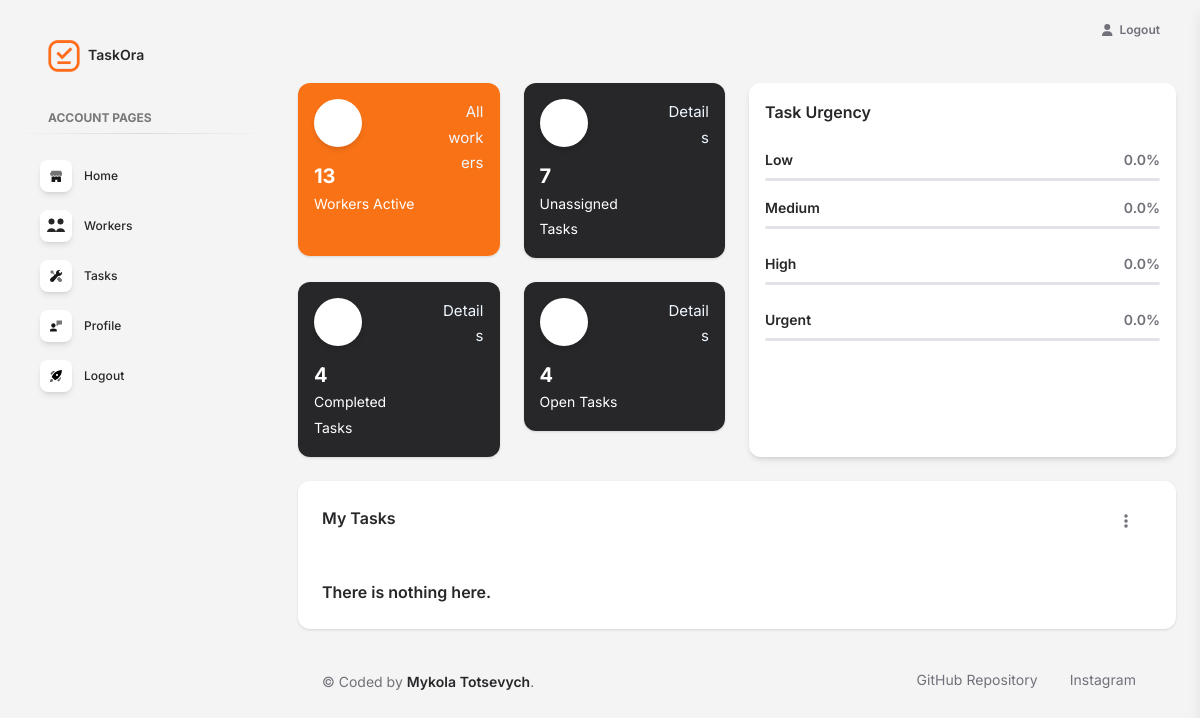
/ (signed in), run on an earlier commit of the app's database.
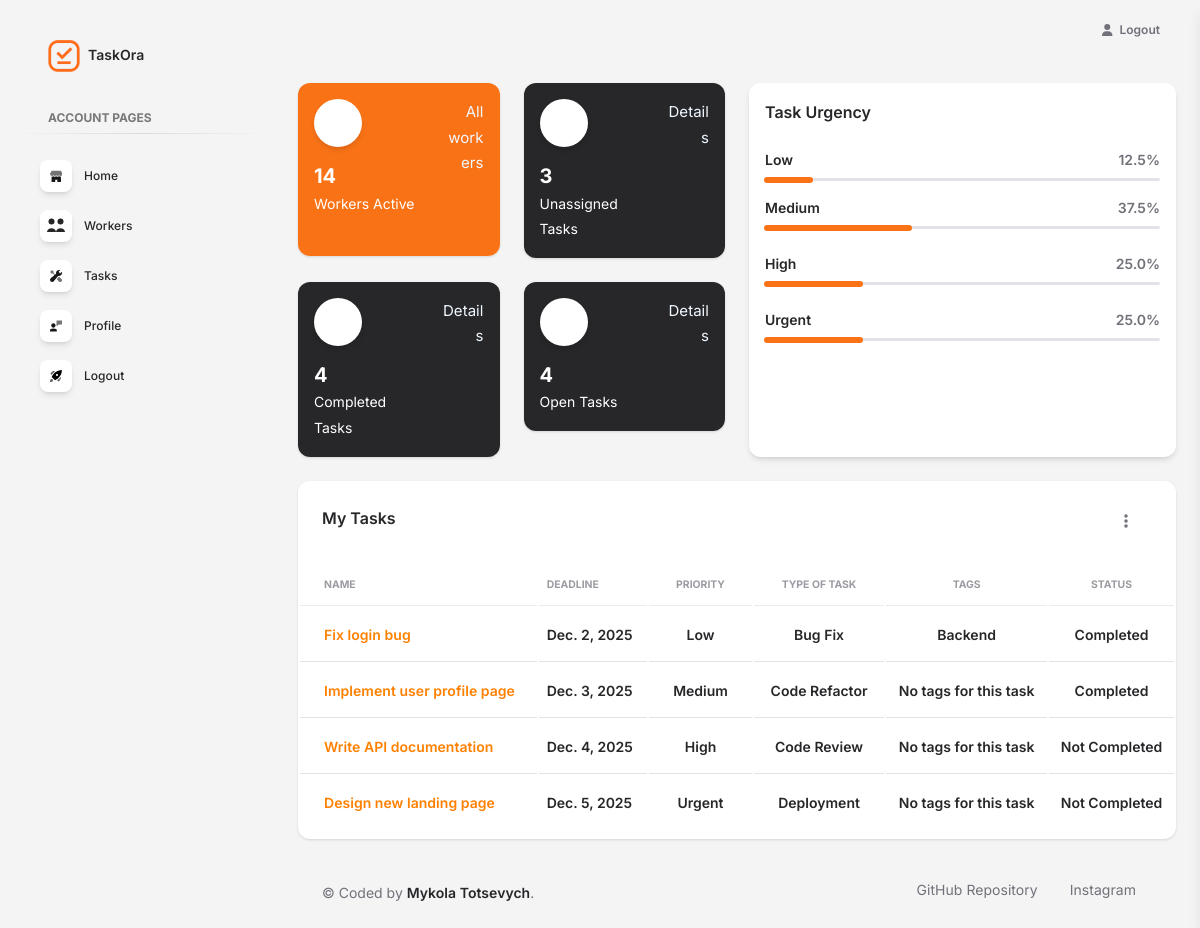
And on a later commit of the database.
### task_manager/models.py (models this page shows, shortened)
class Task(models.Model):
    PRIORITY_CHOICES = [
        ("Low", "Low"),
        ("Medium", "Medium"),
        ("High", "High"),
        ("Urgent", "Urgent"),
    ]
    name = models.CharField(max_length=255)
    description = models.TextField()
    deadline = models.DateField(null=True, blank=True)
    is_completed = models.BooleanField(default=False)
    priority = models.CharField(max_length=10, choices=PRIORITY_CHOICES)
    task_type = models.ForeignKey(
        TaskType,
        on_delete=models.CASCADE,
        related_name="tasks"
    )
    tags = models.ManyToManyField(Tag, related_name="tasks")
    assignees = models.ManyToManyField(settings.AUTH_USER_MODEL, related_name="tasks")

class TaskType(models.Model):
    name = models.CharField(max_length=255, unique=True)
    class Meta:
        ordering = ("name",)
    def __str__(self):
        return self.name

class Tag(models.Model):
    name = models.CharField(max_length=255, unique=True)
    class Meta:
        ordering = ("name",)
    def __str__(self):
        return self.name

### task_manager/views.py (the view)
# urls.py: path("", index, name="index"),
@login_required
def index(request: HttpRequest) -> HttpResponse:
    num_of_workers = Worker.objects.filter(is_active=True).count()
    num_of_completed_tasks = Task.objects.filter(is_completed=True).count()
    num_of_not_completed_tasks = Task.objects.filter(is_completed=False).count()
    num_of_unassigned_tasks = Task.objects.filter(assignees__isnull=True).count()
    num_of_all_tasks = Task.objects.count()
    percentage_of_low_priority_tasks = round(
            Task.objects.filter(priority="Low").count() * 100 / num_of_all_tasks, 1
    )
    percentage_of_medium_priority_tasks = round(
            Task.objects.filter(priority="Medium").count() * 100 / num_of_all_tasks, 1
    )
    percentage_of_high_priority_tasks = round(
            Task.objects.filter(priority="High").count() * 100 / num_of_all_tasks, 1
    )
    percentage_of_urgent_priority_tasks = round(
            Task.objects.filter(priority="Urgent").count() * 100 / num_of_all_tasks, 1
    )
    worker_task_list = (
        Task.objects.filter(assignees__id=request.user.id)
        .select_related("task_type")
        .prefetch_related("tags")
    )
    if request.GET.get("completed") == "Yes":
        worker_task_list = worker_task_list.filter(is_completed=True)
    elif request.GET.get("completed") == "No":
        worker_task_list = worker_task_list.filter(is_completed=False)
    context = {
        "num_of_workers": num_of_workers,
        "num_of_completed_tasks": num_of_completed_tasks,
        "num_of_not_completed_tasks": num_of_not_completed_tasks,
        "num_of_unassigned_tasks": num_of_unassigned_tasks,
        "percentage_of_low_priority_tasks": percentage_of_low_priority_tasks,
        "percentage_of_medium_priority_tasks": percentage_of_medium_priority_tasks,
        "percentage_of_high_priority_tasks": percentage_of_high_priority_tasks,
        "percentage_of_urgent_priority_tasks": percentage_of_urgent_priority_tasks,
        "worker_task_list": worker_task_list,
    }
    return render(request, "task_manager/index.html", context=context)

### task_manager/templatetags/admin_soft.py (called while the page is built)
@assignment_tag(takes_context=True)
def get_direction(context):
    res = {
        'panel': 'text-left',
        'notify': 'right',
        'float': 'float-right',
        'reverse_panel': 'text-right',
        'nav': 'ml-auto'
    }
    if context.get('LANGUAGE_BIDI'):
        res['panel'] = 'text-right'
        res['notify'] = 'left'
        res['float'] = ''
        res['reverse_panel'] = 'text-left'
        res['nav'] = 'mr-auto'
    return res

@assignment_tag(takes_context=True)
def get_admin_setting(context):
    res = {
    }
    return res

### templates/task_manager/index.html (shortened to what the changed rows need)
{% extends "layouts/base.html" %}
{% load static %}
{% block content %}
<div class="container-fluid py-4" style="width: 100%; max-width: 100vw; overflow-x: hidden">
  <div class="row">
    <div class="col-lg-6 col-12">
      <div class="row">
        <div class="col-lg-6 col-md-6 col-12">
          <div class="card">
            <div class="card-body p-3 position-relative">
              <div class="row">
                <div class="col-8 text-start">
                  <div class="icon icon-shape bg-white shadow text-center border-radius-2xl">
                  </div>
                  <h5 class="text-white font-weight-bolder mb-0 mt-3">
                    {{ num_of_workers }}
                  </h5>
                  <span class="text-white text-sm">Workers Active</span>
                </div>
              </div>
            </div>
          </div>
        </div>
        <div class="col-lg-6 col-md-6 col-12 mt-4 mt-md-0">
          <div class="card">
            <div class="card-body p-3 position-relative">
              <div class="row">
                <div class="col-8 text-start">
                  <div class="icon icon-shape bg-white shadow text-center border-radius-2xl">
                  </div>
                  <h5 class="text-white font-weight-bolder mb-0 mt-3">
                    {{ num_of_unassigned_tasks }}
                  </h5>
                  <span class="text-white text-sm">Unassigned Tasks</span>
                </div>
              </div>
            </div>
          </div>
        </div>
      </div>
      </div>
    <div class="col-lg-6 col-12 mt-4 mt-lg-0">
      <div class="card shadow h-100">
        <div class="card-body pb-0 p-3">
          <ul class="list-group">
            <li class="list-group-item border-0 d-flex align-items-center px-0 mb-0">
              <div class="w-100">
                <div class="d-flex mb-2">
                  <span class="me-2 text-sm font-weight-bold text-dark">Low</span>
                  <span class="ms-auto text-sm font-weight-bold">{{ percentage_of_low_priority_tasks }}%</span>
                </div>
                <div>
                  <div class="progress progress-md">
                    <div class="progress-bar bg-primary" style="width: {{ percentage_of_low_priority_tasks }}%" role="progressbar" aria-valuenow="{{ percentage_of_low_priority_tasks }}" aria-valuemin="0" aria-valuemax="100"></div>
                  </div>
                </div>
              </div>
            </li>
            <li class="list-group-item border-0 d-flex align-items-center px-0 mb-2">
              <div class="w-100">
                <div class="d-flex mb-2">
                  <span class="me-2 text-sm font-weight-bold text-dark">Medium</span>
                  <span class="ms-auto text-sm font-weight-bold">{{ percentage_of_medium_priority_tasks }}%</span>
                </div>
                <div>
                  <div class="progress progress-md">
                    <div class="progress-bar bg-primary" style="width: {{ percentage_of_medium_priority_tasks }}%" role="progressbar" aria-valuenow="{{ percentage_of_medium_priority_tasks }}" aria-valuemin="0" aria-valuemax="100"></div>
                  </div>
                </div>
              </div>
            </li>
            <li class="list-group-item border-0 d-flex align-items-center px-0 mb-2">
              <div class="w-100">
                <div class="d-flex mb-2">
                  <span class="me-2 text-sm font-weight-bold text-dark">High</span>
                  <span class="ms-auto text-sm font-weight-bold">{{ percentage_of_high_priority_tasks }}%</span>
                </div>
                <div>
                  <div class="progress progress-md">
                    <div class="progress-bar bg-primary" style="width: {{ percentage_of_high_priority_tasks }}%" role="progressbar" aria-valuenow="{{ percentage_of_high_priority_tasks }}" aria-valuemin="0" aria-valuemax="100"></div>
                  </div>
                </div>
              </div>
            </li>
            <li class="list-group-item border-0 d-flex align-items-center px-0 mb-2">
              <div class="w-100">
                <div class="d-flex mb-2">
                  <span class="me-2 text-sm font-weight-bold text-dark">Urgent</span>
                  <span class="ms-auto text-sm font-weight-bold">{{ percentage_of_urgent_priority_tasks }}%</span>
                </div>
                <div>
                  <div class="progress progress-md">
                    <div class="progress-bar bg-primary" role="progressbar" style="width: {{ percentage_of_urgent_priority_tasks }}%" aria-valuenow="{{ percentage_of_urgent_priority_tasks }}" aria-valuemin="0" aria-valuemax="100"></div>
                  </div>
                </div>
              </div>
            </li>
          </ul>
        </div>
      </div>
    </div>
  </div>
  <div class="row my-4">
    <div class="col-12 mb-md-0 mb-4">
      <div class="card">
        <div class="card-body px-0 pb-2">
          <div class="table-responsive" style="max-height: 36vh; overflow-y: auto;">
            <table class="table align-items-center mb-0">
              {% if worker_task_list %}
                <thead>
                  <tr>
                    <th class="text-uppercase text-secondary text-xxs font-weight-bolder opacity-7">Name</th>
                    <th class="text-uppercase text-secondary text-xxs font-weight-bolder opacity-7 ps-2">Deadline</th>
                    <th class="text-center text-uppercase text-secondary text-xxs font-weight-bolder opacity-7">Priority</th>
                    <th class="text-center text-uppercase text-secondary text-xxs font-weight-bolder opacity-7">Type of task</th>
                    <th class="text-center text-uppercase text-secondary text-xxs font-weight-bolder opacity-7">Tags</th>
                    <th class="text-center text-uppercase text-secondary text-xxs font-weight-bolder opacity-7">Status</th>
                  </tr>
                </thead>
                <tbody>
                  {% for task in worker_task_list %}
                    <tr>
                      <td class="align-middle ps-4 py-3">
                        <a href="{% url "task_manager:task-detail" task.id %}" style="color: #ff8000; font-weight: 600;">
                          <div class="mb-0 text-sm">{{ task.name }}</div>
                        </a>
                      </td>
                      <td class="align-middle px-2 py-3">
                        <h6 class="mb-0 text-sm">{{ task.deadline }}</h6>
                      </td>
                      <td class="align-middle px-2 py-3 text-center">
                        <h6 class="mb-0 text-sm">{{ task.priority }}</h6>
                      </td>
                      <td class="align-middle px-2 py-3 text-center">
                        <h6 class="mb-0 text-sm">{{ task.task_type }}</h6>
                      </td>
                      <td class="align-middle px-2 py-3 text-center">
                        {% for tag in task.tags.all %}
                          <h6 class="mb-0 text-sm">{{ tag }}</h6>
                        {% empty %}
                          <h6 class="mb-0 text-sm">No tags for this task</h6>
                        {% endfor %}
                      </td>
                      <td class="align-middle px-2 py-3 text-center">
                        {% if task.is_completed %}
                          <h6 class="mb-0 text-sm">Completed</h6>
                        {% else %}
                          <h6 class="mb-0 text-sm">Not Completed</h6>
                        {% endif %}
                      </td>
                    </tr>
                  {% endfor %}
                </tbody>
              {% else %}
                <div class="card-body px-4 py-3">
                  <h6 class="mb-0">There is nothing here.</h6>
                </div>
              {% endif %}
            </table>
          </div>
        </div>
      </div>
    </div>
  </div>
</div>
{% endblock content %}

What changed in the data, as far as the page shows it:
now on this page (row edited): Task: name "Fix login bug", deadline "Dec. 2, 2025", priority "Low", task_type "Bug Fix", is_completed "Completed"
now on this page (row unchanged): Tag: name "Backend"
now on this page (row edited): Task: name "Implement user profile page", deadline "Dec. 3, 2025", priority "Medium", task_type "Code Refactor", is_completed "Completed"
now on this page (row edited): Task: name "Write API documentation", deadline "Dec. 4, 2025", priority "High", task_type "Code Review", is_completed "Not Completed"
now on this page (row edited): Task: name "Design new landing page", deadline "Dec. 5, 2025", priority "Urgent", task_type "Deployment", is_completed "Not Completed"
Also different on the page:
{{ num_of_workers }}: "13" → "14"
{{ num_of_unassigned_tasks }}: "7" → "3"
{{ percentage_of_low_priority_tasks }}: "0.0" → "12.5"
{{ percentage_of_medium_priority_tasks }}: "0.0" → "37.5"
{{ percentage_of_high_priority_tasks }}: "0.0" → "25.0"
{{ percentage_of_urgent_priority_tasks }}: "0.0" → "25.0"
text no longer shown: "There is nothing here."
text now shown: "NAME DEADLINE PRIORITY TYPE OF TASK TAGS STATUS"
